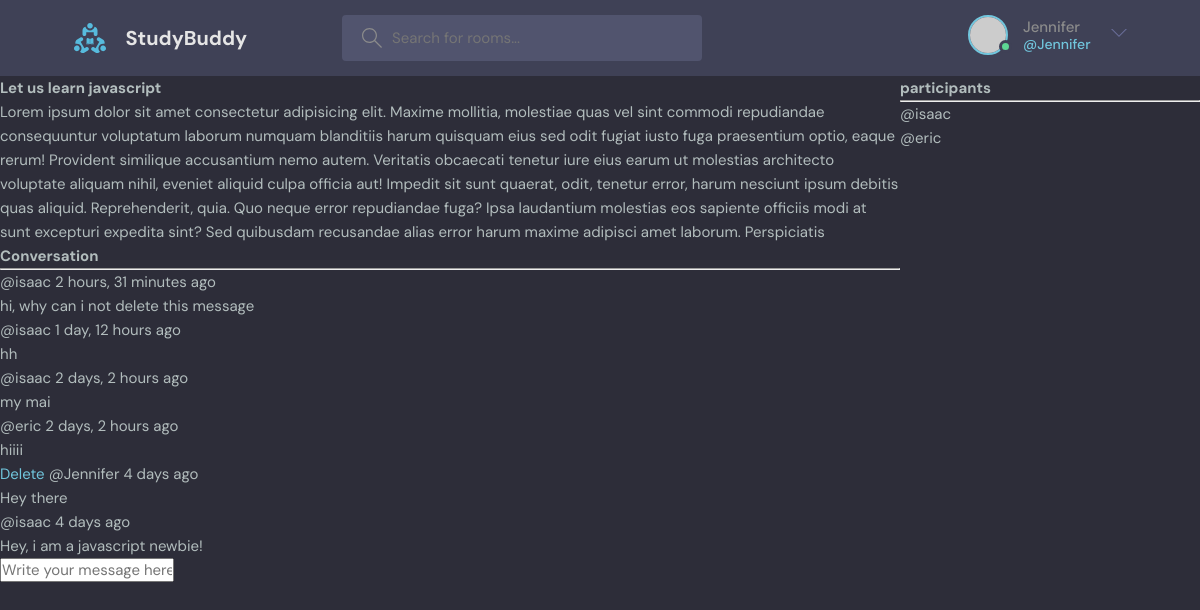
/room/1/ (signed in), run on the app's committed database.
### base/models.py (models this page shows, shortened)
class Room(models.Model):
    host = models.ForeignKey(User, on_delete=models.SET_NULL, null=True)
    topic = models.ForeignKey(Topic, on_delete=models.SET_NULL, null=True)
    name = models.CharField(max_length=200)
    description = models.TextField(null=True, blank=True)
    participants = models.ManyToManyField(
        User, related_name="participants", blank=True)
    updated = models.DateTimeField(auto_now=True)
    created = models.DateTimeField(auto_now_add=True)
    class Meta:
        ordering = ["-updated", "-created"]

class Message(models.Model):
    user = models.ForeignKey(User, on_delete=models.CASCADE)
    room = models.ForeignKey(Room, on_delete=models.CASCADE)
    body = models.TextField()
    updated = models.DateTimeField(auto_now=True)
    created = models.DateTimeField(auto_now_add=True)
    class Meta:
        ordering = ["-updated", "-created"]

### base/views.py (the view, shortened to what this page needs)
# urls.py: path("room/<str:pk>/", room, name="room"),
def room(request, pk):
    room = Room.objects.get(id=pk)
    room_messages = room.message_set.all()
    participants = room.participants.all()
    context = {"room": room, "room_messages": room_messages,
               "participants": participants}
    return render(request, "base/room.html", context)

### base/templates/base/room.html (shortened to what this page needs)
{%extends "main.html"%} {% block content%}
<div class="room-container">
	<div>
		<h1>{{room.name}}</h1>
		<p>{{room.description}}</p>
		<div class="comment-wrapper">
			<h3>Conversation</h3>
			<hr />
			{% for message in room_messages %}
			<div>
				{% if request.user == message.user %}
				<a href="{% url "delete-message" message.id %}">Delete</a>
				{%endif%}
				<small>@{{message.user}} {{message.created|timesince}} ago</small>
				<p>{{message.body}}</p>
			</div>
			{% endfor %}
		</div>
		{%if request.user.is_authenticated %}
		<div class="comment-form">
			<form action="" method="POST">
				<input type="text" name="body" placeholder="Write your message here" />
			</form>
		</div>
		{%endif%}
	</div>
	<div>
		<h3>participants</h3>
		<hr />
		{% for user in participants %}
		<div>
			<p>@{{user.username}}</p>
		</div>
		{% endfor %}
	</div>
</div>
{% endblock %}

### templates/navbar.html (shortened to what this page needs)
{% load static %}
<header class="header header--loggedIn">
	<div class="container">
		<a href="{% url 'home' %}" class="header__logo">
			<img src="{% static 'images/logo.svg' %}" />
			<h1>StudyBuddy</h1>
		</a>
		<form class="header__search" method="GET" action="{% url 'home' %}">
			<label>
				<input name="q" placeholder="Search for rooms..." />
			</label>
		</form>
		<nav class="header__menu">
			{% if request.user.is_authenticated %}
			<div class="header__user">
				<a href="profile.html">
					<div class="avatar avatar--medium active">
						<img src="https://randomuser.me/api/portraits/men/37.jpg" />
					</div>
					<p>
						{{request.user.username}} <span>@{{request.user.username}}</span>
					</p>
				</a>
				<button class="dropdown-button">
					<svg
						version="1.1"
						xmlns="http://www.w3.org/2000/svg"
						width="32"
						height="32"
						viewBox="0 0 32 32"
					>
						<title>chevron-down</title>
						<path d="M16 21l-13-13h-3l16 16 16-16h-3l-13 13z"></path>
					</svg>
				</button>
			</div>
			{% else %}
			<a href="{% url 'login' %}">
				<img src="{% static 'images/avatar.svg' %}" />
				<p>Login</p>
			</a>
			{% endif %}
		</nav>
	</div>
</header>

### static/styles/style.css (style rules this page uses)
:root { --color-main: #71c6dd; --color-main-light: #e1f6fb; --color-dark: #3f4156; --color-dark-medium: #51546e; --color-dark-light: #696d97; --color-light: #e5e5e5; --color-gray: #8b8b8b; --color-light-gray: #b2bdbd; --color-bg: #2d2d39; --color-success: #5dd693; --color-error: #fc4b0b; }
* { font-family: "DM Sans", -apple-system, BlinkMacSystemFont, "Segoe UI", Roboto, Oxygen, Ubuntu, Cantarell, "Open Sans", "Helvetica Neue", sans-serif; margin: 0; padding: 0; box-sizing: border-box; text-rendering: optimizeLegibility; font-size: inherit; }
html { font-size: 56.25%; }
@media only screen and (min-width: 1200px) { html { font-size: 62.5%; } }
body { line-height: 1.6; font-weight: 400; font-size: 1.5rem; color: var(--color-light-gray); background-color: var(--color-bg); min-height: 100vh; }
img { width: 100%; }
a { display: inline-block; color: var(--color-main); text-decoration: none; }
.container { max-width: 120rem; width: 90%; margin: auto; }
.avatar { position: relative; display: inline-block; border-radius: 50%; border: 2px solid var(--color-main); }
.avatar img { display: block; border-radius: 50%; object-fit: cover; object-position: center; }
.avatar::after { content: ""; display: block; position: absolute; background-color: var(--color-gray); z-index: 111; border-radius: 50%; border: 0.3rem solid var(--color-dark); }
.avatar.active::after { background-color: var(--color-success); }
.avatar.avatar--medium img { width: 3.6rem; height: 3.6rem; border-radius: 50%; }
.avatar.avatar--medium:after { width: 0.7rem; height: 0.7rem; bottom: 0px; right: -6px; }
.header { padding: 1.5rem; background-color: var(--color-dark); }
.header > .container { display: flex; gap: 9.5rem; }
.header__logo, .header__user { display: flex; gap: 2rem; align-items: center; }
.header__logo > img { height: 3.2rem; width: 3.2rem; }
.header__logo > h1 { font-weight: 700; font-size: 2rem; color: var(--color-light); }
.header__search > label { background-color: var(--color-dark-medium); padding: 1.3rem 1rem; display: flex; align-items: center; gap: 1rem; border-radius: 4px; }
.header__search svg { fill: var(--color-gray); width: 2rem; height: 2rem; margin-left: 1rem; }
.header__search input { width: 30rem; background: transparent; border: none; outline: none; color: var(--color-light); }
.header__menu { margin-left: auto; position: relative; }
.header__menu a { display: flex; gap: 1.5rem; align-items: center; font-weight: 500; text-decoration: none; color: var(--color-gray); }
.header__menu img { height: 3.6rem; }
.header__menu p { line-height: 1.2; }
.header__menu span { color: var(--color-main); font-weight: 500; font-size: 1.4rem; display: block; }
.header__menu svg { width: 1.6rem; height: 1.6rem; fill: var(--color-dark-light); }
.dropdown-button { background: transparent; border: 0; outline: 0; cursor: pointer; }

### base/templates/base/room.html (style rules this page uses)
.room-container { display: grid; grid-template-columns: 3fr 1fr; }

### data on the page
Room: name "Let us learn javascript", description "Lorem ipsum dolor sit amet consectetur adipisicing elit. Maxime mollitia, molestiae quas vel sint commodi repudiandae consequuntur voluptatum laborum numquam blanditiis harum quisquam eius sed odit fugiat iusto fuga praesentium optio, eaque rerum! Provident similique accusantium nemo autem. Veritatis obcaecati tenetur iure eius earum ut molestias architecto voluptate aliquam nihil, eveniet aliquid culpa officia aut! Impedit sit sunt quaerat, odit, tenetur error, harum nesciunt ipsum debitis quas aliquid. Reprehenderit, quia. Quo neque error repudiandae fuga? Ipsa laudantium molestias eos sapiente officiis modi at sunt excepturi expedita sint? Sed quibusdam recusandae alias error harum…"
Message: user "isaac", created "2 hours, 31 minutes", body "hi, why can i not delete this message"
Message: user "isaac", created "1 day, 12 hours", body "hh"
Message: user "isaac", created "2 days, 2 hours", body "my mai"
Message: user "eric", created "2 days, 2 hours", body "hiiii"
Message: shows "Delete", user "Jennifer", created "4 days", body "Hey there"
Message: user "isaac", created "4 days", body "Hey, i am a javascript newbie!"

### other printed values
{{ request.user.username }} "Jennifer"
{{ user.username }} "isaac"
{{ user.username }} "eric"
